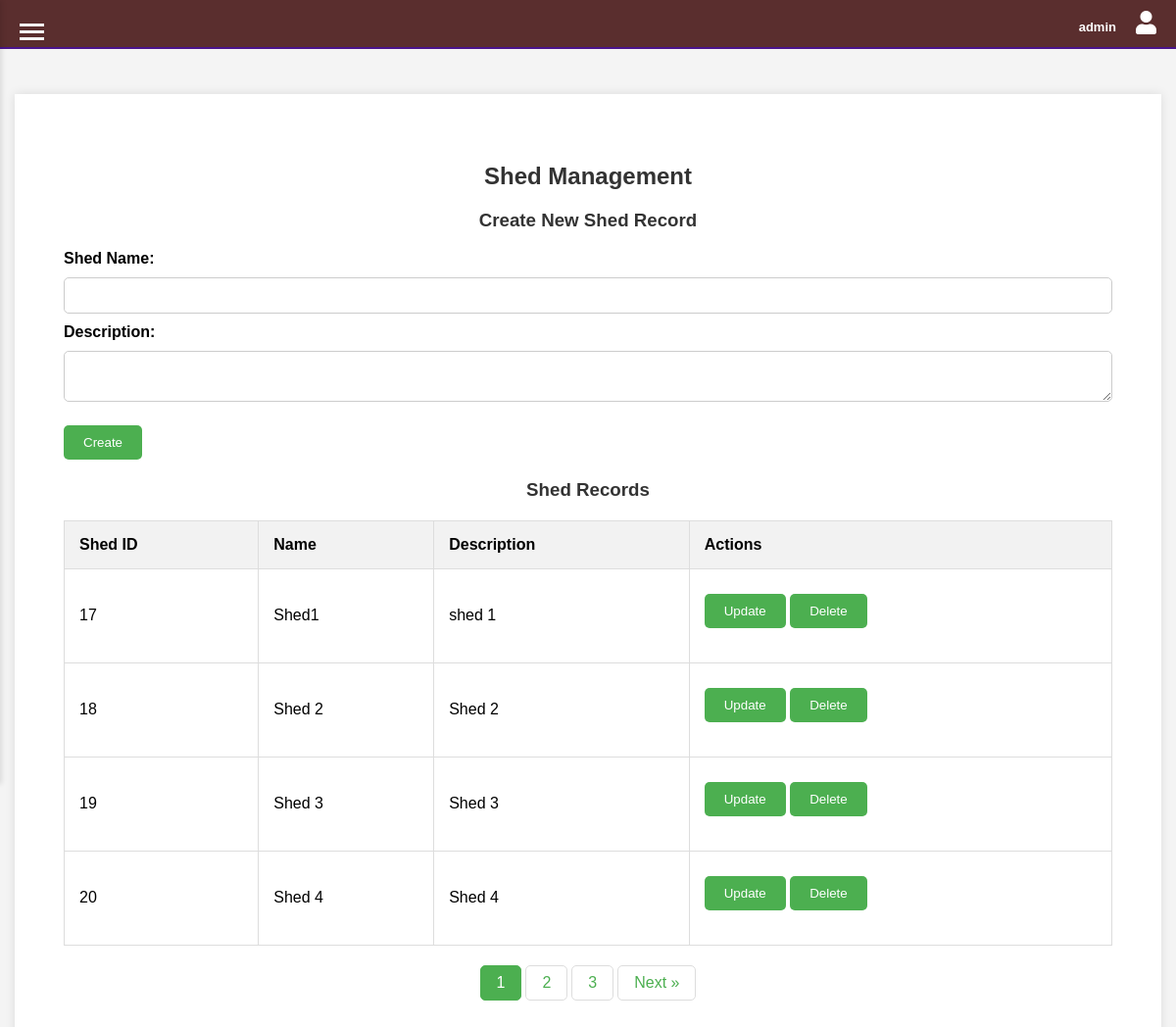
/shed_management2.php (signed in), run on the app's committed database.
### tables this page shows
CREATE TABLE `shed` (
  `Shed_Id` int(11) NOT NULL,
  `Name` varchar(50) NOT NULL,
  `Description` text DEFAULT NULL
);

### shed_management2.php (the view, shortened to what this page needs)
<?php
include 'db.php';
$results_per_page = 4;
$total_results_query = $conn->query("SELECT COUNT(*) AS total FROM shed");
$total_results = $total_results_query->fetch_assoc()['total'];
$total_pages = ceil($total_results / $results_per_page);
if (!isset($_GET['page'])) {
    $page = 1;
} else {
    $page = $_GET['page'];
}
$starting_limit_number = ($page - 1) * $results_per_page;
$shed_data = [];
$result = $conn->query("SELECT * FROM shed LIMIT " . $starting_limit_number . ',' . $results_per_page);
while ($row = $result->fetch_assoc()) {
    $shed_data[] = $row;
}
?>
<!DOCTYPE html>
<html>
<head>
    <link rel="stylesheet" type="text/css" href="styleshed.css">
    <link rel="stylesheet" href="https://cdnjs.cloudflare.com/ajax/libs/font-awesome/6.5.2/css/all.min.css">
</head>
<body>
    <div class="menu-toggle" onclick="toggleMenu()">
        <div class="bar"></div>
        <div class="bar"></div>
        <div class="bar"></div>
    </div>
    <?php include 'header.php'; ?>
    <br><br>
    <div class="container">
        <h2>Shed Management</h2>
        <h3>Create New Shed Record</h3>
        <form method="post" action="">
            <label for="name">Shed Name:</label>
            <input type="text" name="name" required><br>
            <label for="description">Description:</label>
            <textarea name="description" required></textarea><br>
            <input type="submit" value="Create">
        </form>
        <h3>Shed Records</h3>
        <table>
            <thead>
                <tr>
                    <th>Shed ID</th>
                    <th>Name</th>
                    <th>Description</th>
                    <th>Actions</th>
                </tr>
            </thead>
            <tbody>
                <?php foreach ($shed_data as $shed): ?>
                <tr>
                    <td><?php echo $shed['Shed_Id']; ?></td>
                    <td><?php echo $shed['Name']; ?></td>
                    <td><?php echo $shed['Description']; ?></td>
                    <td>
                        <button onclick="openUpdateModal(<?php echo $shed['Shed_Id']; ?>, '<?php echo $shed['Name']; ?>', '<?php echo $shed['Description']; ?>')">Update</button>
                        <form method="post" action="" style="display:inline-block;">
                            <input type="submit" value="Delete" onclick="return confirm('Are you sure you want to delete this record?');">
                        </form>
                    </td>
                </tr>
                <?php endforeach; ?>
            </tbody>
        </table>
        <div class="pagination">
            <?php for ($i = 1; $i <= $total_pages; $i++): ?>
            <a href="shed_management.php?page=<?php echo $i; ?>" class="<?php if ($i == $page) echo 'active'; ?>"><?php echo $i; ?></a>
            <?php endfor; ?>
            <?php if ($page < $total_pages): ?>
            <a href="shed_management.php?page=<?php echo $page + 1; ?>">Next &raquo;</a>
            <?php endif; ?>
        </div>
    </div>
</body>
</html>

### styleshed.css (style rules this page uses)
body { font-family: Arial, sans-serif; margin: 0; padding: 0; background-color: #f4f4f4; transition: margin-left 0.3s; }
.menu-toggle { position: fixed; top: 20px; left: 20px; cursor: pointer; z-index: 1000; }
.menu-toggle .bar { width: 25px; height: 3px; background-color: #f4f4f4; margin: 4px 0; transition: 0.4s; }
.container { padding: 50px; max-width: calc(90% - 10px); margin: 10px auto; background-color: #fff; box-shadow: 0 0 10px rgba(0, 0, 0, 0.1); border-radius: 0px; transition: margin-left 0.4s, max-width 0.4s; }
h2, h3 { color: #333; text-align: center; }
form { margin-bottom: 20px; }
label { display: inline-block; width: 150px; font-weight: bold; margin-bottom: 10px; }
input[type="text"], textarea, select { padding: 10px; margin-bottom: 10px; width: calc(100% - 22px); border: 1px solid #ccc; border-radius: 5px; }
input[type="submit"], button { padding: 10px 20px; background-color: #4CAF50; color: white; border: none; border-radius: 5px; cursor: pointer; margin-top: 10px; }
table { width: 100%; border-collapse: collapse; margin-top: 20px; }
table, th, td { border: 1px solid #ddd; }
th, td { padding: 15px; text-align: left; }
th { background-color: #f2f2f2; }
.pagination { display: flex; justify-content: center; margin-top: 20px; }
.pagination a { color: #4CAF50; padding: 8px 16px; text-decoration: none; transition: background-color 0.3s; margin: 0 2px; border: 1px solid #ddd; border-radius: 5px; }
.pagination a.active { background-color: #4CAF50; color: white; border: 1px solid #4CAF50; }

### header.css (style rules this page uses)
body { font-family: Arial, sans-serif; margin: 0; padding: 0; }

### data on the page
shed: Shed_Id "17", Name "Shed1", Description "shed 1"
shed: Shed_Id "18", Name "Shed 2", Description "Shed 2"
shed: Shed_Id "19", Name "Shed 3", Description "Shed 3"
shed: Shed_Id "20", Name "Shed 4", Description "Shed 4"

### other printed values
$_SESSION['user_type'] "admin"
